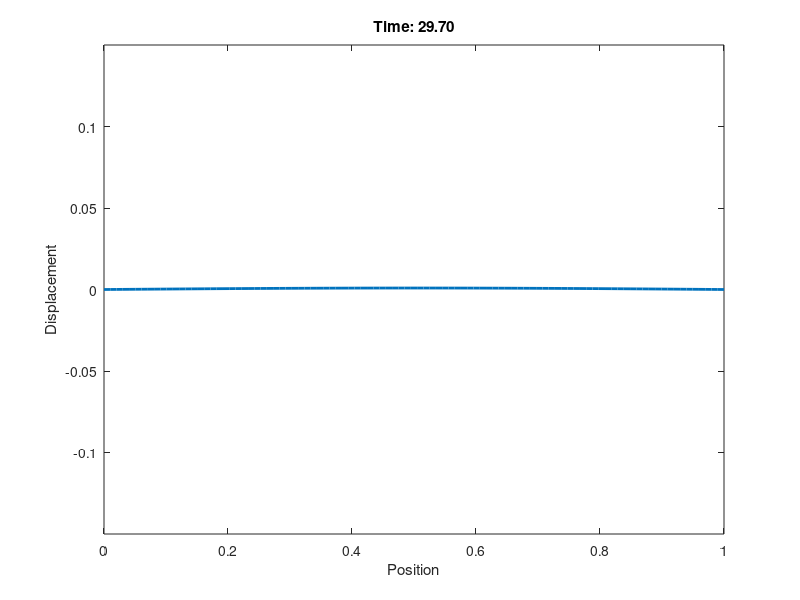

Recreate this plot in MATLAB. (Note: this script raises an error after producing the figure.)
% Parameters
L = 1;          % Length of string
T = 30;         % Total simulation time
Nx = 100;       % Number of spatial points
Nt = 10000;     % Number of time steps (increased for stability)
c = 1;          % Wave speed
zeta = 0.05;    % Damping ratio
omega_0 = pi;   % Natural frequency
k_air = 0.01;   % Air resistance coefficient (reduced)

dx = L / (Nx-1);
dt = T / (Nt-1);
x = linspace(0, L, Nx);
t = linspace(0, T, Nt);

% Check CFL condition
CFL = c * dt / dx;
if CFL > 1
    error('CFL condition not met. Decrease dt or increase dx.');
end

% Initial condition
f = @(x) 0.1 * sin(pi*x/L);  % Initial shape of the string

% Initialize solution array
u = zeros(Nx, Nt);
u(:,1) = f(x);
u(:,2) = u(:,1);  % Initial velocity is zero

% Time-stepping (using a more stable scheme)
for n = 2:Nt-1
    % Interior points
    u(2:Nx-1,n+1) = (2-2*CFL^2-2*zeta*omega_0*dt)*u(2:Nx-1,n) + ...
                    (CFL^2-k_air*dt*abs(u(2:Nx-1,n)-u(2:Nx-1,n-1))/dt).*(u(3:Nx,n)+u(1:Nx-2,n)) + ...
                    (-1+2*zeta*omega_0*dt+k_air*dt*abs(u(2:Nx-1,n)-u(2:Nx-1,n-1))/dt).*u(2:Nx-1,n-1) - ...
                    omega_0^2*dt^2*u(2:Nx-1,n);
    
    % Boundary conditions
    u(1,n+1) = 0;  % Fixed at x = 0
    u(Nx,n+1) = 0; % Fixed at x = L
end

% Create animation
fig = figure;
for n = 1:100:Nt  % Reduced number of frames for faster animation
    plot(x, u(:,n), 'LineWidth', 2);
    axis([0 L -0.15 0.15]);
    title(sprintf('Time: %.2f', t(n)));
    xlabel('Position');
    ylabel('Displacement');
    drawnow;
    
    % Capture the plot as an image
    frame = getframe(fig);
    im{n} = frame2im(frame);
end

% Save animation as GIF
filename = 'string_vibration_realistic_damping.gif';
for n = 1:100:Nt
    [A,map] = rgb2ind(im{n},256);
    if n == 1
        imwrite(A,map,filename,'gif','LoopCount',Inf,'DelayTime',0.1);
    else
        imwrite(A,map,filename,'gif','WriteMode','append','DelayTime',0.1);
    end
end

% Create and save surface plot
figure;
[T, X] = meshgrid(t, x);
surf(T, X, u);
shading interp;
colormap(jet);
colorbar;
xlabel('Time');
ylabel('Position');
zlabel('Displacement');
title('String Vibration with Realistic Damping');
saveas(gcf, 'string_vibration_surface_realistic_damping.png');

% Plot maximum displacement over time
figure;
plot(t, max(abs(u), [], 1));
xlabel('Time');
ylabel('Maximum Displacement');
title('Damping Effect on String Motion');
saveas(gcf, 'max_displacement_over_time_realistic_damping.png');